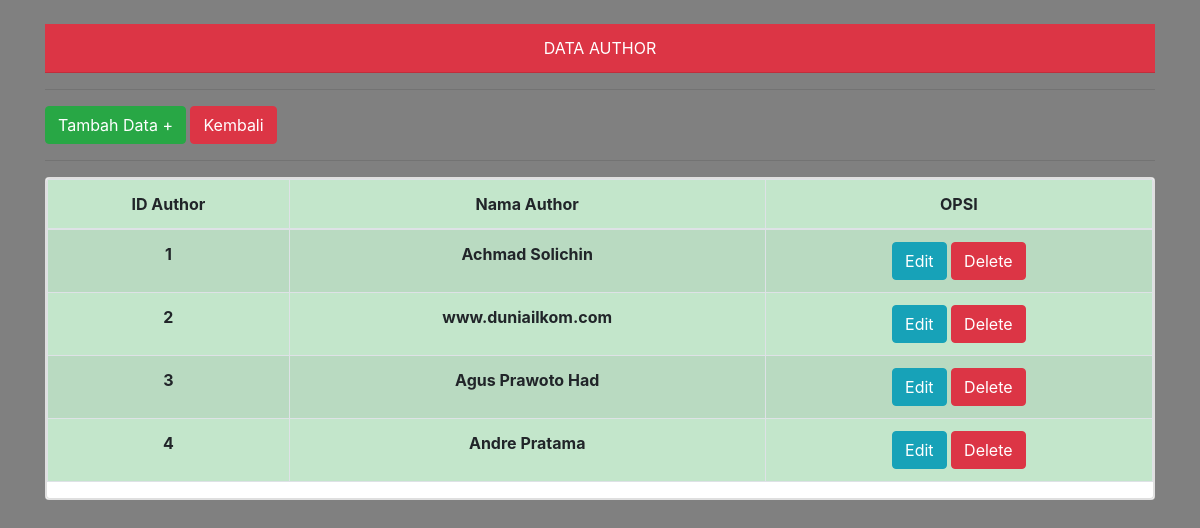
The page /4.B/author.php on the database its author committed.
### tables this page shows
CREATE TABLE `author` (
  `id_at` int(11) NOT NULL,
  `name_at` varchar(30) DEFAULT NULL
);

### 4.B/author.php (the view, shortened to what this page needs)
<!DOCTYPE html>
<html lang="en">
<head>
  <link rel="stylesheet" href="https://maxcdn.bootstrapcdn.com/bootstrap/4.0.0/css/bootstrap.min.css">
</head>
<body style="background-color : grey ";>
<?php
include 'koneksi.php';
  ?>
  <div class="container" text-align="center">
  <br>
  	<div class="card-header bg-danger text-center text-white">
    DATA AUTHOR </div><hr>
    <a href="#" type="button" class="btn btn-success btn-xs" data-toggle="modal" data-target="#myModal"> Tambah Data + </a>
    <a href="home.php" type="button" class="btn btn-danger btn-xs"> Kembali </a><hr>
    <div class="card text-center mt-3">
   	<div class="card md-3  ">
		<table class="table table-hover table-striped table-bordered table-success">
		<thead>
			<tr>
				<th>ID Author</th>
				<th>Nama Author</th>
        <th>OPSI</th>
			</tr>
		</thead>
		<tbody>
			<?php
			$tampil = mysqli_query($koneksi, "SELECT * from author");
       while ($data = mysqli_fetch_array($tampil)) :
      ?>
   	  <tr>
   		  <th><?=$data['id_at']?></th>
        <th><?=$data['name_at']?></th>
   		  <td>
         <a href="#" type="button" class="btn btn-info btn-xs" data-toggle="modal" data-target="#edit<?php echo $data['name_at']; ?>">Edit</a>
   			<a onclick="return confirm('Anda Yakin?');" href="index.php?hal=hapus_user&idu=<?=$data['id_u']?>" class="btn btn-danger">Delete</a>
        </td>
		  </tr>
		  <?php endwhile; ?>
		</tbody>
	  </table>
	  </div></div>
            </div>
</body>
</html>

### rows shown on the page
author: id_at "1", name_at "Achmad Solichin"
author: id_at "2", name_at "www.duniailkom.com"
author: id_at "3", name_at "Agus Prawoto Had"
author: id_at "4", name_at "Andre Pratama"
